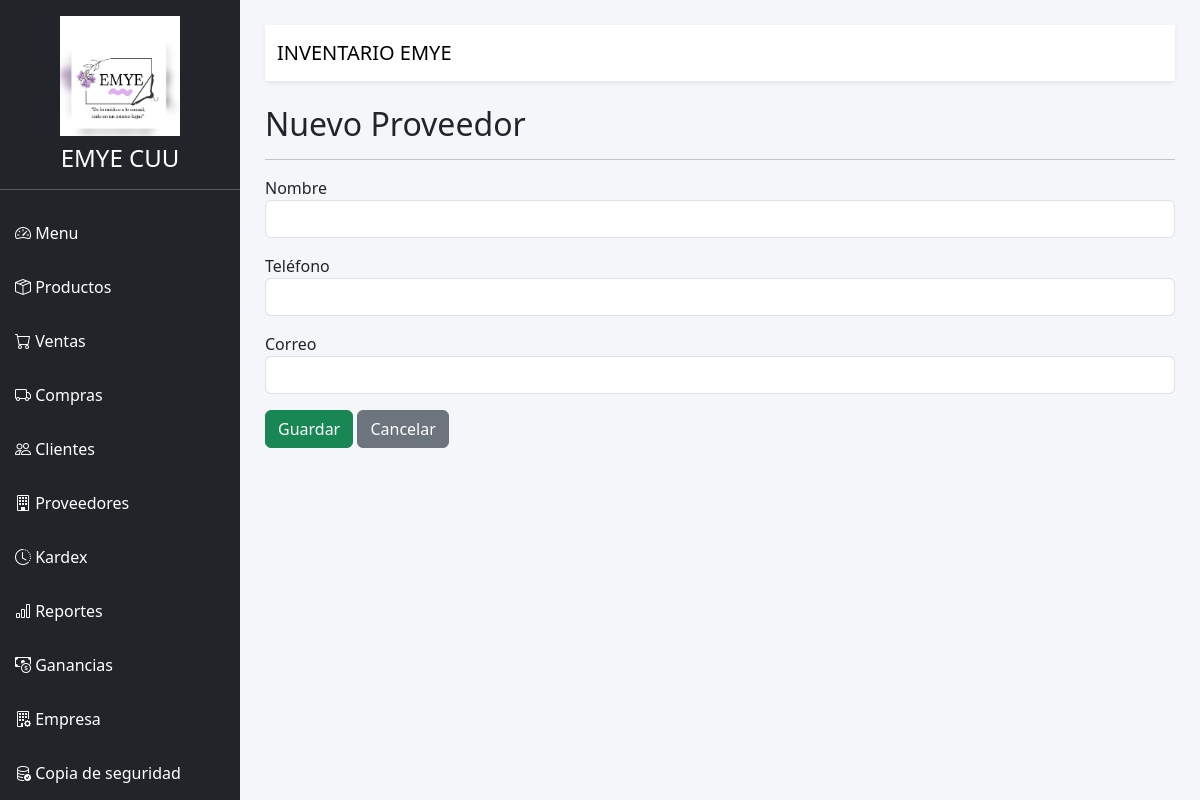
The app's page /proveedores/nuevo with its own data.
### SistemaInventarioWeb/models/database.py (models this page shows)
class Empresa(db.Model):
    __tablename__ = "empresa"
    id = db.Column(db.Integer, primary_key=True)
    nombre = db.Column(db.String(150), nullable=False)
    direccion = db.Column(db.String(250))
    telefono = db.Column(db.String(30))
    correo = db.Column(db.String(120))
    rfc = db.Column(db.String(30))
    sitio_web = db.Column(db.String(120))
    logo = db.Column(db.String(200))

### SistemaInventarioWeb/routes/proveedores.py (the view, shortened to what this page needs)
@proveedores_bp.route("/proveedores/nuevo", methods=["GET","POST"])
def nuevo_proveedor():
    return render_template("proveedor_form.html")

### SistemaInventarioWeb/app.py (called while the page is built)
@app.context_processor
def datos_empresa():
    empresa = Empresa.query.first()
    return {
        "empresa": empresa
    }

### SistemaInventarioWeb/templates/proveedor_form.html
{% extends 'base.html' %}
{% block contenido %}
<h2>
{% if proveedor %}
Editar Proveedor
{% else %}
Nuevo Proveedor
{% endif %}
</h2>
<hr>
<form method="POST">
<div class="mb-3">
<label>Nombre</label>
<input
type="text"
name="nombre"
class="form-control"
value="{{ proveedor.nombre if proveedor else '' }}"
required>
</div>
<div class="mb-3">
<label>Teléfono</label>
<input
type="text"
name="telefono"
class="form-control"
value="{{ proveedor.telefono if proveedor else '' }}">
</div>
<div class="mb-3">
<label>Correo</label>
<input
type="email"
name="correo"
class="form-control"
value="{{ proveedor.correo if proveedor else '' }}">
</div>
<button class="btn btn-success">
Guardar
</button>
<a href="/proveedores"
class="btn btn-secondary">
Cancelar
</a>
</form>
{% endblock %}

### SistemaInventarioWeb/templates/base.html (shortened to what this page needs)
<!DOCTYPE html>
<html lang="es">
<head>
    <link href="https://cdn.jsdelivr.net/npm/bootstrap@5.3.8/dist/css/bootstrap.min.css" rel="stylesheet">
    <link href="https://cdn.jsdelivr.net/npm/bootstrap-icons@1.13.1/font/bootstrap-icons.css" rel="stylesheet">
    <link rel="stylesheet"
          href="https://cdn.datatables.net/1.13.8/css/dataTables.bootstrap5.min.css">
    <link href="https://cdn.jsdelivr.net/npm/select2@4.1.0-rc.0/dist/css/select2.min.css" rel="stylesheet">
    <link rel="stylesheet"
          href="{{ url_for('static', filename='css/style.css') }}">
</head>
<body>
<div class="d-flex">
    <div class="sidebar">
        <div class="text-center mt-3">
    {% if empresa and empresa.logo %}
    <img
    src="{{ url_for('static', filename=empresa.logo) }}"
    style="width:120px;height:120px;object-fit:contain;"
    class="mb-2">
    {% endif %}
    <h4 class="text-white">
        {% if empresa %}
            {{ empresa.nombre }}
        {% else %}
            EMYE CUU
        {% endif %}
    </h4>
</div>
        <hr>
        <a href="/">
            <i class="bi bi-speedometer2"></i>
            Menu
        </a>
        <a href="/productos">
            <i class="bi bi-box-seam"></i>
            Productos
        </a>
        <a href="/ventas">
            <i class="bi bi-cart"></i>
            Ventas
        </a>
        <a href="/compras">
            <i class="bi bi-truck"></i>
            Compras
        </a>
        <a href="/clientes">
            <i class="bi bi-people"></i>
            Clientes
        </a>
        <a href="/proveedores">
            <i class="bi bi-building"></i>
            Proveedores
        </a>
        <a href="/kardex">
            <i class="bi bi-clock-history"></i>
            Kardex
        </a>
        <a href="/reportes">
            <i class="bi bi-bar-chart"></i>
            Reportes
        </a>
        <a href="/ganancias">
           <i class="bi bi-cash-coin"></i>
         Ganancias
          </a>
            <a href="/empresa">
            <i class="bi bi-building-gear"></i>
           Empresa
        </a>
        <a href="/respaldo">
            <i class="bi bi-database-check"></i>
            Copia de seguridad
        </a>
    </div>
    <div class="contenido">
        <nav class="navbar bg-white shadow-sm mb-4">
            <div class="container-fluid">
                <span class="navbar-brand">
                    INVENTARIO EMYE
                </span>
            </div>
        </nav>
        {% block contenido %}
        {% endblock %}
    </div>
</div>
</body>
</html>

### SistemaInventarioWeb/static/css/style.css (style rules this page uses)
body { background:#f4f6f9; }
.sidebar { width:240px; height:100vh; background:#212529; color:white; position:fixed; top:0; left:0; overflow-y:auto; }
.sidebar a { color:white; display:block; padding:15px; text-decoration:none; }
.contenido { margin-left:240px; width:100%; padding:25px; }

### records on screen
Empresa: logo (picture), nombre "EMYE CUU"
